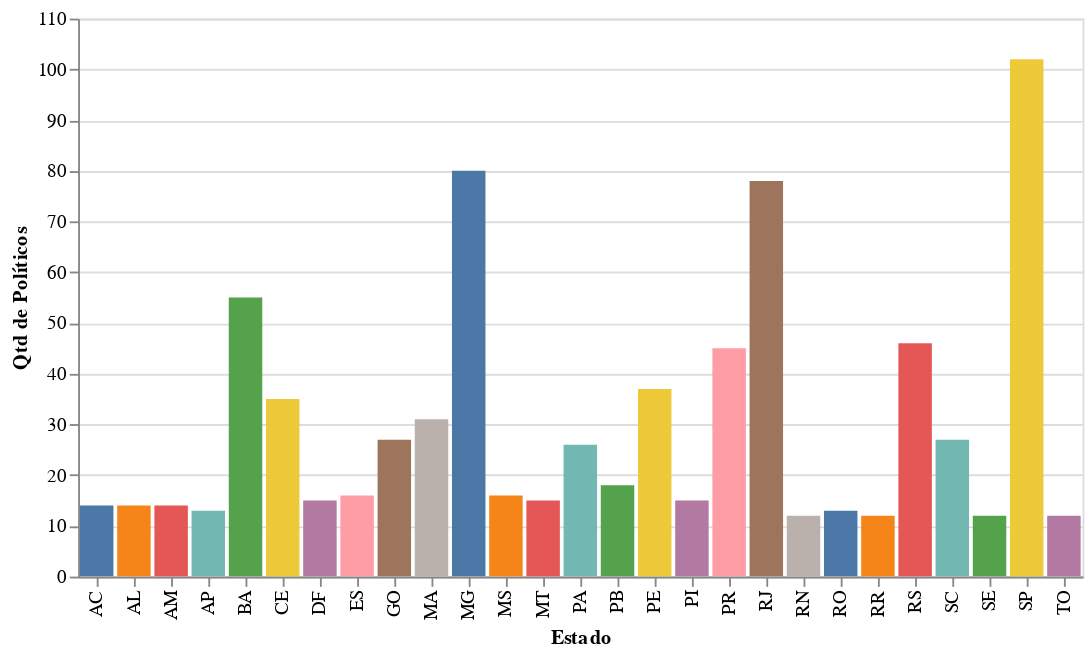

Notebook code for this chart:
### Code cell
alt.Chart(qtd_candidatos_uf).mark_bar().encode(
    x= alt.X('sgUF', title='Estado'),
    y= alt.Y('ideCadastro', title='Qtd de Políticos'),
    color=alt.Color('sgUF', legend=None)
).interactive()

### Figure 1 — Vega-Lite specification as saved in the notebook (floating-point values rounded to 4 significant figures)
{"config": {"view": {"continuousWidth": 400, "continuousHeight": 300}}, "data": {"name": "data-089e069365c488b889a4002ceeb80022"}, "mark": "bar", "encoding": {"color": {"type": "nominal", "field": "sgUF", "legend": null}, "x": {"type": "nominal", "field": "sgUF", "title": "Estado"}, "y": {"type": "quantitative", "field": "ideCadastro", "title": "Qtd de Políticos"}}, "selection": {"selector009": {"type": "interval", "bind": "scales", "encodings": ["x", "y"]}}, "$schema": "https://vega.github.io/schema/vega-lite/v4.0.2.json", "datasets": {"data-089e069365c488b889a4002ceeb80022": [{"ideCadastro": 14, "sgUF": "AC"}, {"ideCadastro": 14, "sgUF": "AL"}, {"ideCadastro": 14, "sgUF": "AM"}, {"ideCadastro": 13, "sgUF": "AP"}, {"ideCadastro": 55, "sgUF": "BA"}, {"ideCadastro": 35, "sgUF": "CE"}, {"ideCadastro": 15, "sgUF": "DF"}, {"ideCadastro": 16, "sgUF": "ES"}, {"ideCadastro": 27, "sgUF": "GO"}, {"ideCadastro": 31, "sgUF": "MA"}, {"ideCadastro": 80, "sgUF": "MG"}, {"ideCadastro": 16, "sgUF": "MS"}, {"ideCadastro": 15, "sgUF": "MT"}, {"ideCadastro": 26, "sgUF": "PA"}, {"ideCadastro": 18, "sgUF": "PB"}, {"ideCadastro": 37, "sgUF": "PE"}, {"ideCadastro": 15, "sgUF": "PI"}, {"ideCadastro": 45, "sgUF": "PR"}, {"ideCadastro": 78, "sgUF": "RJ"}, {"ideCadastro": 12, "sgUF": "RN"}, {"ideCadastro": 13, "sgUF": "RO"}, {"ideCadastro": 12, "sgUF": "RR"}, {"ideCadastro": 46, "sgUF": "RS"}, {"ideCadastro": 27, "sgUF": "SC"}, {"ideCadastro": 12, "sgUF": "SE"}, {"ideCadastro": 102, "sgUF": "SP"}, {"ideCadastro": 12, "sgUF": "TO"}]}}
